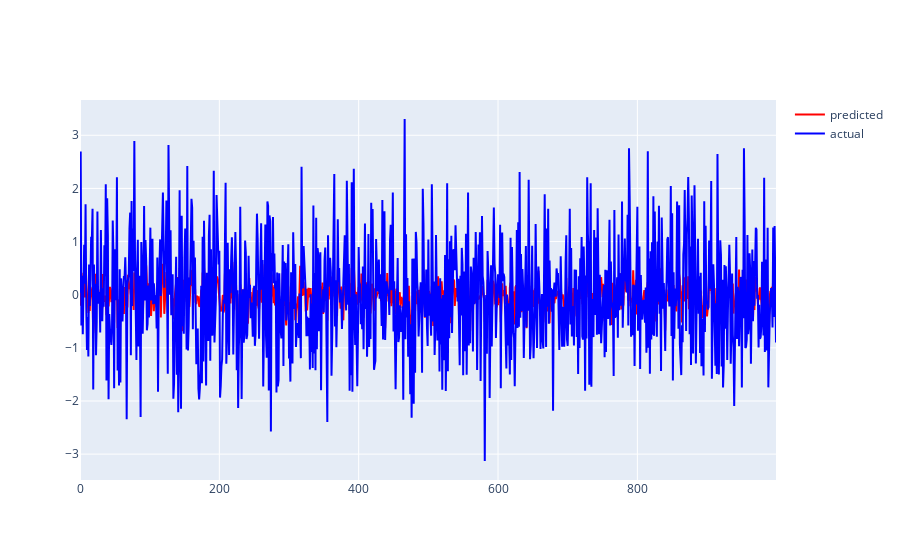

Source (notebook cell):
### Code cell
# Plot the predictions and the truth
import plotly.graph_objects as go
import plotly.io as pio

pio.renderers.default = "vscode"

y_pred = y_prediction.flatten().tolist()
y_true = y.flatten().tolist()
x = np.arange(len(y_true))
fig = go.Figure()

fig.add_trace(
    go.Scatter(x=x, y=y_pred, name="predicted", line=dict(color="red", width=2))
)
fig.add_trace(
    go.Scatter(x=x, y=y_true, name="actual", line=dict(color="blue", width=2))
)
fig.show()

### Figure 1 — Plotly figure (JSON) as saved in the notebook; plotly's stock layout.template omitted (floating-point values rounded to 4 significant figures; data arrays with more than 128 entries replaced by an {"elided": "..."} marker saying what was removed)
{"data": [{"line": {"color": "red", "width": 2}, "name": "predicted", "type": "scatter", "x": {"elided": "1000 int values"}, "y": {"elided": "1000 float values"}}, {"line": {"color": "blue", "width": 2}, "name": "actual", "type": "scatter", "x": {"elided": "1000 int values"}, "y": {"elided": "1000 float values"}}], "layout": {}}
